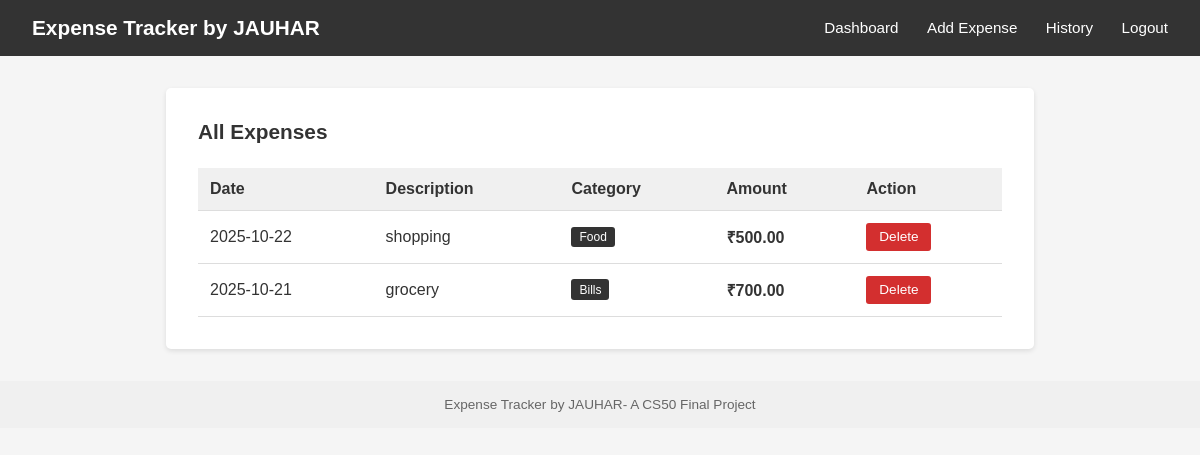
The app's page /history (signed in) with its own data.
### tables this page shows
CREATE TABLE expenses (
id INTEGER PRIMARY KEY AUTOINCREMENT,
user_id INTEGER NOT NULL,
description TEXT NOT NULL,
amount REAL NOT NULL,
category TEXT NOT NULL,
date TEXT NOT NULL,
FOREIGN KEY(user_id) REFERENCES users(id)
);

### app.py (the view)
@app.route("/history")
@login_required
def history():
    user_id = session["user_id"]
    expenses = db.execute("""
        SELECT * FROM expenses
        WHERE user_id = ?
        ORDER BY date DESC, id DESC
    """, user_id)
    return render_template("history.html", expenses=expenses)

### helpers.py (called while the page is built)
def login_required(f):
    @wraps(f)
    def decorated_function(*args, **kwargs):
        if session.get("user_id") is None:
            return redirect("/login")
        return f(*args, **kwargs)
    return decorated_function

### templates/history.html (shortened to what this page needs)
{% extends "layout.html" %}
{% block main %}
    <div class="history-container">
        <h2>All Expenses</h2>
        {% if expenses %}
            <table class="data-table">
                <thead>
                    <tr>
                        <th>Date</th>
                        <th>Description</th>
                        <th>Category</th>
                        <th>Amount</th>
                        <th>Action</th>
                    </tr>
                </thead>
                <tbody>
                    {% for exp in expenses %}
                        <tr>
                            <td>{{ exp.date }}</td>
                            <td>{{ exp.description }}</td>
                            <td><span class="category-badge">{{ exp.category }}</span></td>
                            <td class="amount-cell">₹{{ "%.2f"|format(exp.amount) }}</td>
                            <td>
                                <form action="/delete/{{ exp.id }}" method="post" style="display:inline;">
                                    <button type="submit" class="btn-delete" onclick="return confirm('Delete this expense?')">Delete</button>
                                </form>
                            </td>
                        </tr>
                    {% endfor %}
                </tbody>
            </table>
        {% else %}
            <p class="no-data">No expenses recorded yet.</p>
            <a href="/add" class="btn-primary">Add Your First Expense</a>
        {% endif %}
    </div>
{% endblock %}

### static/styles.css (style rules this page uses)
* { margin: 0; padding: 0; box-sizing: border-box; }
body { font-family: Arial, sans-serif; background-color: #f5f5f5; color: #333; }
.data-table { width: 100%; border-collapse: collapse; }
.data-table th, .data-table td { padding: 0.75rem; text-align: left; border-bottom: 1px solid #ddd; }
.data-table th { background-color: #f0f0f0; font-weight: bold; }
.category-badge { background-color: #333; color: white; padding: 0.2rem 0.5rem; border-radius: 3px; font-size: 0.75rem; display: inline-block; width: fit-content; }
.btn-delete { background-color: #d32f2f; color: white; padding: 0.4rem 0.8rem; border: none; border-radius: 3px; cursor: pointer; font-size: 0.85rem; }
.history-container { background: white; padding: 2rem; border-radius: 5px; box-shadow: 0 2px 5px rgba(0, 0, 0, 0.1); }
.history-container h2 { margin-bottom: 1.5rem; font-size: 1.3rem; }
.amount-cell { font-weight: bold; }

### records on screen
expenses: date "2025-10-22", description "shopping", category "Food", amount "500.00"
expenses: date "2025-10-21", description "grocery", category "Bills", amount "700.00"
